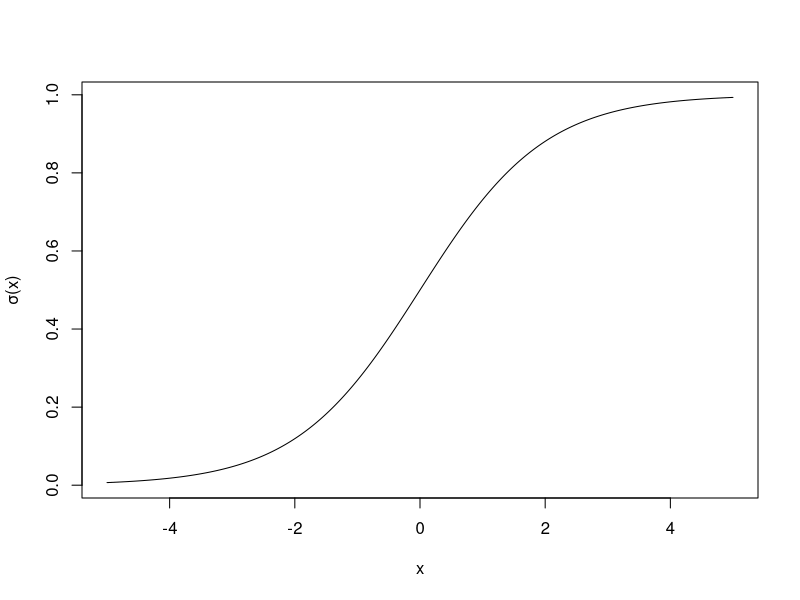
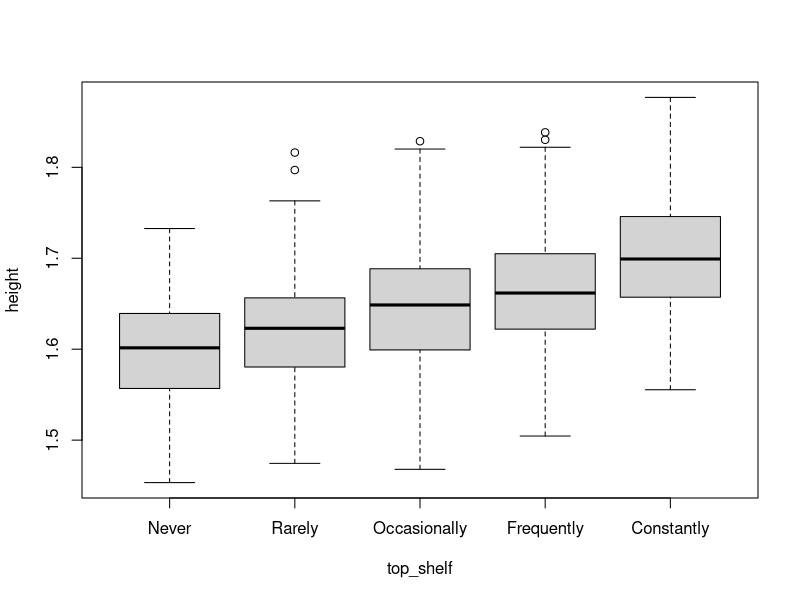
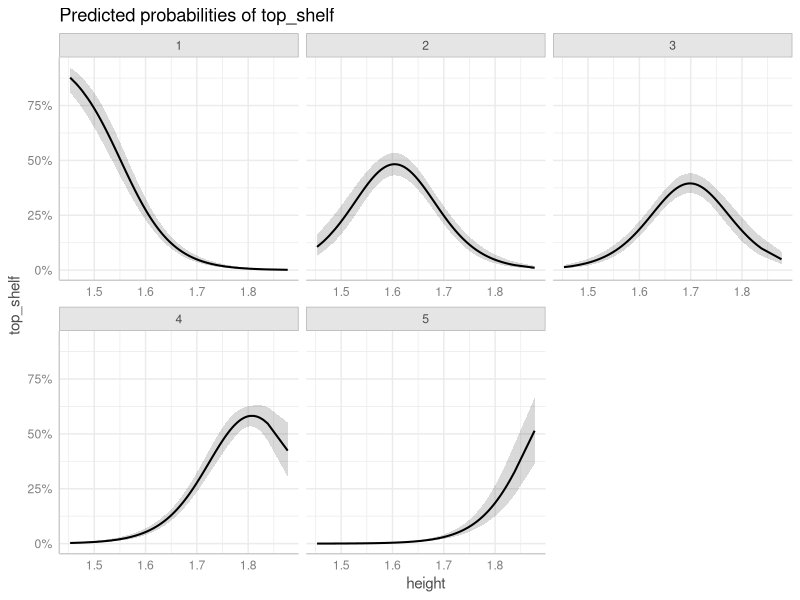
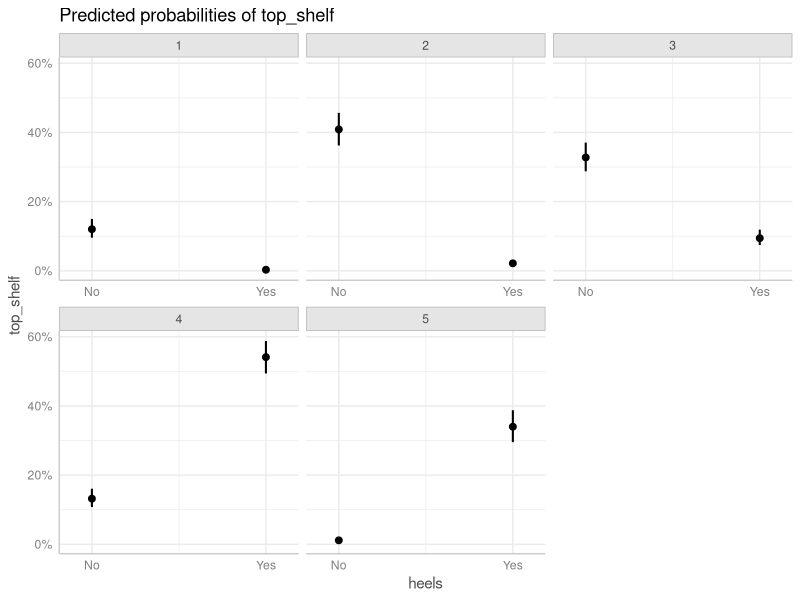
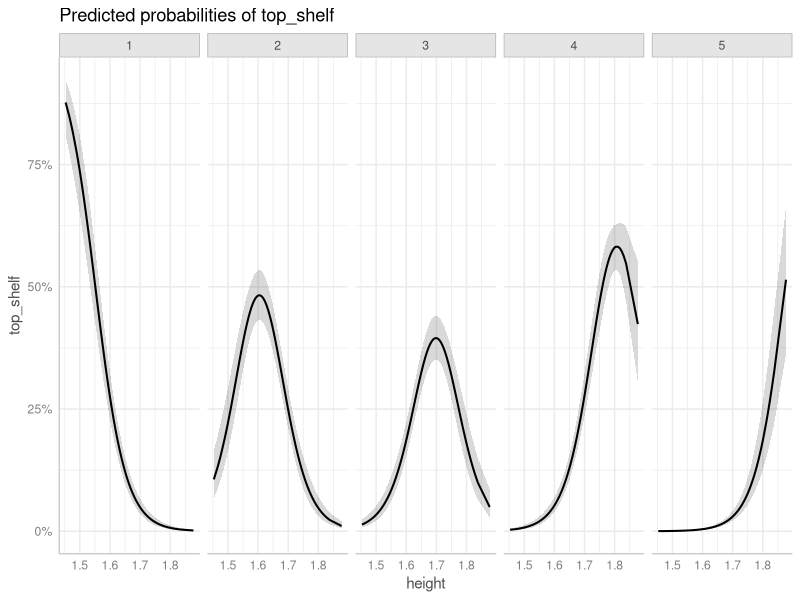
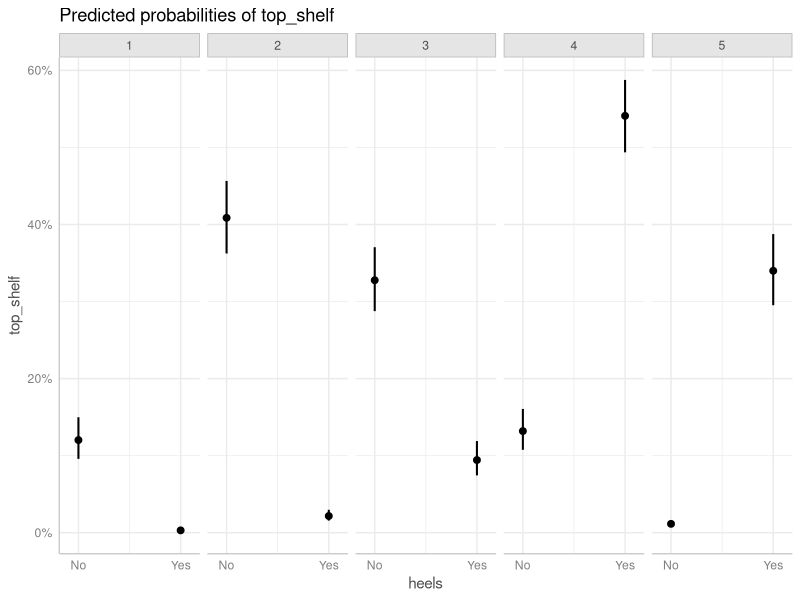
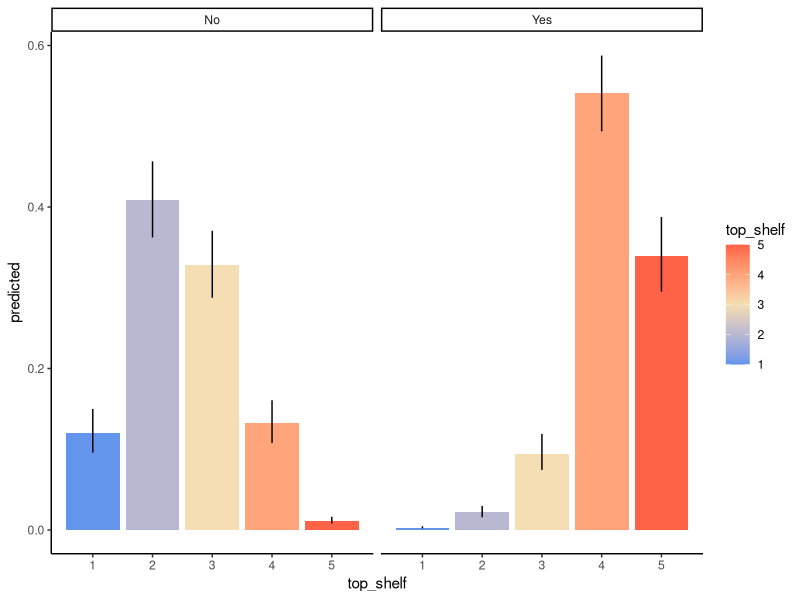
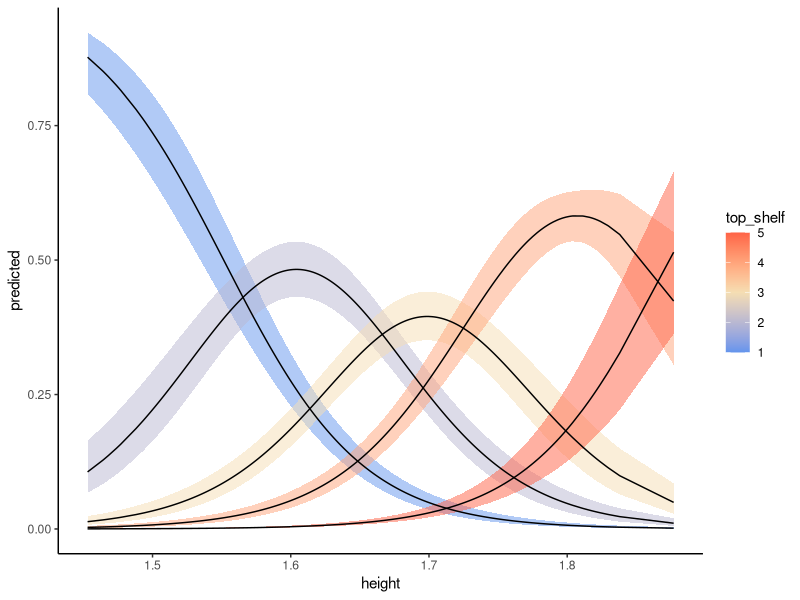

The R source for these figures, in order:
## ---- chunk 1
x <- seq(-5, 5, l = 1000)
plot(plogis(x) ~ x, ylab = 'σ(x)', type = 'l')
## ---- chunk 2
set.seed(123) # So that we all have the same random data
ndata <- 1000
cont <- 1.65 + rnorm(ndata, sd = 0.07)
categ_effs <- c('A' = 0.5, 'B' = 0.6)
categ <- sample(names(categ_effs), ndata, replace = T)
latent_var <- 0.5*cont + categ_effs[categ] + rnorm(100, sd = 0.05)
data <- data.frame(
  height = cont,
  heels = factor(categ,
                     levels = c('A', 'B'),
                     labels = c('No', 'Yes')),
  top_shelf = cut(latent_var,
                  breaks = c(-Inf, quantile(latent_var,
                                            probs = c(0.1, 0.3, 0.5, 0.8)),
                             Inf),
                  labels = c('Never',
                             'Rarely',
                             'Occasionally',
                             'Frequently',
                             'Constantly'))
)
head(data)
## ---- chunk 3
boxplot(height ~ top_shelf, data = data)
## ---- chunk 4
# # Convert agreement to numeric for plotting
# agreement_numeric <- as.numeric(data$agreement)
# 
# # Fit linear model
# lm_model <- lm(agreement_numeric ~ height, data = data)
# 
# # Plot regression line on raw ordinal data
# plot(height, agreement_numeric, 
#      xlab = "Height", ylab = "Agreement (Numeric)",
#      main = "Linear Model Fit with Ordinal Data",
#      pch = 16, col = "blue")+
# # Add linear regression line
# abline(lm_model, col = "red")

## ---- chunk 5
library(ordinal)
mod <- clm(top_shelf ~ height * heels, data = data)
summary(mod)
## ---- chunk 6
nominal_test(mod)
## ---- chunk 7
mod.ppo <- clm(top_shelf ~ heels + height:heels, nominal = ~ height, data = data)
summary(mod.ppo)
## ---- chunk 8
anova(mod.ppo, mod)
## ---- chunk 9
library(ggplot2)
library(ggeffects)
## ---- chunk 10
preds_con <- ggpredict(mod, terms = c("height [all]"))
plot(preds_con)
## ---- chunk 11
# Generate predicted probabilities
preds_cat <- ggpredict(mod, terms = c("heels"))
plot(preds_cat)
## ---- chunk 12
plot(preds_con) + facet_wrap(~response.level, nrow = 1)
plot(preds_cat) + facet_wrap(~response.level, nrow = 1)
## ---- chunk 13
preds <- ggpredict(mod, terms = c("heels"))
df <- as.data.frame(preds,
                    terms_to_colnames = T) # This is important to include! Otherwise the column names won't correspond to your variable names
head(df)
## ---- chunk 14
ggplot(df, aes(y = predicted, x = top_shelf, fill = top_shelf)) +
  geom_col(position = position_dodge()) +
  geom_errorbar(aes(ymin = conf.low, ymax = conf.high),
                width = 0) +
  facet_wrap(~heels, nrow = 1) +
  scale_fill_gradientn(colours = c('cornflowerblue', 'wheat', 'tomato')) +
  theme_classic()
## ---- chunk 15
preds <- ggpredict(mod, terms = c("height [all]"))
df <- as.data.frame(preds,
                    terms_to_colnames = T) # This is important to include!
ggplot(df, aes(x = height, y = predicted, group = top_shelf)) +
  geom_ribbon(aes(ymin = conf.low, ymax = conf.high, fill = top_shelf),
              alpha = 0.5) +
  geom_line() +
  scale_fill_gradientn(colours = c('cornflowerblue', 'wheat', 'tomato')) +
  theme_classic()
## ---- chunk 16
set.seed(123)
n_ptpts <- 20
n_obs_per <- 5
ptpt_dfs <- list()
for (ptpt_n in seq_len(n_ptpts)) {
  ptpt_intercept <- rnorm(1)
  cont <- rnorm(n_obs_per)
  ptpt_dfs[[ptpt_n]] <- data.frame(
    ptpt = ptpt_n,
    cont = cont,
    latent_var = cont + ptpt_intercept + rnorm(n_obs_per, 2)
  ) 
} 
data <- do.call(rbind, ptpt_dfs)
data$agreement = cut(data$latent_var,
                     breaks = c(-Inf, quantile(data$latent_var,
                                               probs = c(0.1, 0.2, 0.4, 0.8)),
                                Inf),
                     labels = c('Strongly disagree',
                                'Disagree',
                                'Neutral',
                                'Agree',
                                'Strongly agree'))
head(data)
## ---- chunk 17
mod <- clmm(agreement ~ cont + (1|ptpt), data = data)
summary(mod)
